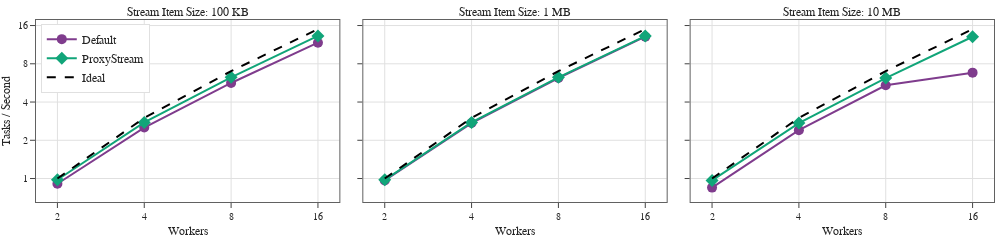

Notebook cell for this chart:
### Markdown cell above
## Alderaan Testing Run

### Code cell
data = load_data('../data/alderaan/1-stream-scaling/')

layout = dict(width=1000, height=200, margin=dict(t=20))

fig = generate_figure(data, layout)
fig.show()

figure_dir = pathlib.Path('../figures/alderaan/')
figure_dir.mkdir(exist_ok=True)
fig.write_image(figure_dir / '1-stream-scaling.pdf')

### Figure 1 — Plotly figure (JSON) as saved in the notebook; plotly's stock layout.template omitted (floating-point values rounded to 4 significant figures)
{"data": [{"line": {"color": "rgb(127, 60, 141)"}, "marker": {"size": 10, "symbol": "circle"}, "mode": "lines+markers", "name": "Default", "showlegend": true, "type": "scatter", "x": [2, 4, 8, 16], "xaxis": "x", "y": [0.9098, 2.519, 5.651, 11.73], "yaxis": "y"}, {"line": {"color": "rgb(17, 165, 121)"}, "marker": {"size": 10, "symbol": "diamond"}, "mode": "lines+markers", "name": "ProxyStream", "showlegend": true, "type": "scatter", "x": [2, 4, 8, 16], "xaxis": "x", "y": [0.9789, 2.763, 6.26, 13.25], "yaxis": "y"}, {"line": {"color": "black", "dash": "dash"}, "mode": "lines", "name": "Ideal", "showlegend": true, "type": "scatter", "x": [2, 4, 8, 16], "xaxis": "x", "y": [1, 3, 7, 15], "yaxis": "y"}, {"line": {"color": "rgb(127, 60, 141)"}, "marker": {"size": 10, "symbol": "circle"}, "mode": "lines+markers", "name": "Default", "showlegend": false, "type": "scatter", "x": [2, 4, 8, 16], "xaxis": "x2", "y": [0.9662, 2.732, 6.185, 13.07], "yaxis": "y2"}, {"line": {"color": "rgb(17, 165, 121)"}, "marker": {"size": 10, "symbol": "diamond"}, "mode": "lines+markers", "name": "ProxyStream", "showlegend": false, "type": "scatter", "x": [2, 4, 8, 16], "xaxis": "x2", "y": [0.9773, 2.764, 6.255, 13.23], "yaxis": "y2"}, {"line": {"color": "black", "dash": "dash"}, "mode": "lines", "name": "Ideal", "showlegend": false, "type": "scatter", "x": [2, 4, 8, 16], "xaxis": "x2", "y": [1, 3, 7, 15], "yaxis": "y2"}, {"line": {"color": "rgb(127, 60, 141)"}, "marker": {"size": 10, "symbol": "circle"}, "mode": "lines+markers", "name": "Default", "showlegend": false, "type": "scatter", "x": [2, 4, 8, 16], "xaxis": "x3", "y": [0.8483, 2.404, 5.415, 6.815], "yaxis": "y3"}, {"line": {"color": "rgb(17, 165, 121)"}, "marker": {"size": 10, "symbol": "diamond"}, "mode": "lines+markers", "name": "ProxyStream", "showlegend": false, "type": "scatter", "x": [2, 4, 8, 16], "xaxis": "x3", "y": [0.9661, 2.731, 6.173, 13.06], "yaxis": "y3"}, {"line": {"color": "black", "dash": "dash"}, "mode": "lines", "name": "Ideal", "showlegend": false, "type": "scatter", "x": [2, 4, 8, 16], "xaxis": "x3", "y": [1, 3, 7, 15], "yaxis": "y3"}], "layout": {"annotations": [{"font": {"size": 12}, "showarrow": false, "text": "Stream Item Size: 100 KB", "x": 0.1583, "xanchor": "center", "xref": "paper", "y": 1, "yanchor": "bottom", "yref": "paper"}, {"font": {"size": 12}, "showarrow": false, "text": "Stream Item Size: 1 MB", "x": 0.5, "xanchor": "center", "xref": "paper", "y": 1, "yanchor": "bottom", "yref": "paper"}, {"font": {"size": 12}, "showarrow": false, "text": "Stream Item Size: 10 MB", "x": 0.8417, "xanchor": "center", "xref": "paper", "y": 1, "yanchor": "bottom", "yref": "paper"}], "height": 200, "legend": {"x": 0.005, "xanchor": "left", "y": 0.98, "yanchor": "top"}, "margin": {"t": 20}, "width": 1000, "xaxis": {"anchor": "y", "autorange": true, "domain": [0, 0.3167], "range": [0.2267, 1.278], "tickvals": [2, 4, 8, 16], "title": {"text": "Workers"}, "type": "log"}, "xaxis2": {"anchor": "y2", "autorange": true, "domain": [0.3417, 0.6583], "range": [0.2267, 1.278], "tickvals": [2, 4, 8, 16], "title": {"text": "Workers"}, "type": "log"}, "xaxis3": {"anchor": "y3", "autorange": true, "domain": [0.6833, 1], "range": [0.2267, 1.278], "tickvals": [2, 4, 8, 16], "title": {"text": "Workers"}, "type": "log"}, "yaxis": {"anchor": "x", "autorange": true, "domain": [0, 1], "dtick": 0.301, "range": [-0.2097, 1.261], "title": {"text": "Tasks / Second"}, "type": "log"}, "yaxis2": {"anchor": "x2", "autorange": true, "domain": [0, 1], "dtick": 0.301, "matches": "y", "range": [-0.2097, 1.261], "showticklabels": false, "type": "log"}, "yaxis3": {"anchor": "x3", "autorange": true, "domain": [0, 1], "dtick": 0.301, "matches": "y", "range": [-0.2097, 1.261], "showticklabels": false, "type": "log"}}}
